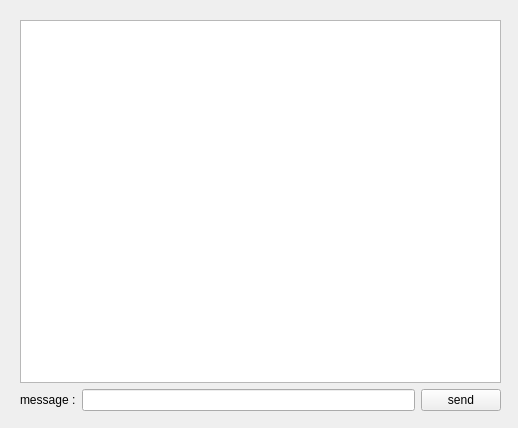
<?xml version="1.0" encoding="UTF-8"?>
<ui version="4.0">
 <class>ChatView</class>
 <widget class="QWidget" name="ChatView">
  <property name="geometry">
   <rect>
    <x>0</x>
    <y>0</y>
    <width>518</width>
    <height>428</height>
   </rect>
  </property>
  <property name="windowTitle">
   <string>Form</string>
  </property>
  <widget class="QWidget" name="layoutWidget">
   <property name="geometry">
    <rect>
     <x>20</x>
     <y>20</y>
     <width>481</width>
     <height>391</height>
    </rect>
   </property>
   <layout class="QVBoxLayout" name="verticalLayout">
    <item>
     <widget class="QListWidget" name="chat_listWidget"/>
    </item>
    <item>
     <layout class="QHBoxLayout" name="horizontalLayout">
      <item>
       <widget class="QLabel" name="message_label">
        <property name="text">
         <string>message :</string>
        </property>
       </widget>
      </item>
      <item>
       <widget class="QLineEdit" name="message_lineEdit"/>
      </item>
      <item>
       <widget class="QPushButton" name="send_pushButton">
        <property name="text">
         <string>send</string>
        </property>
       </widget>
      </item>
     </layout>
    </item>
   </layout>
  </widget>
 </widget>
 <resources/>
 <connections/>
</ui>
